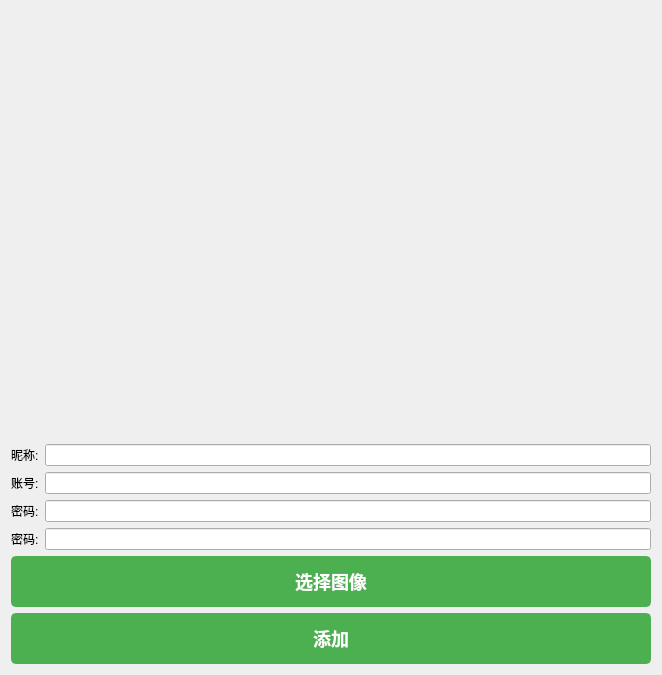
<?xml version="1.0" encoding="UTF-8"?>
<ui version="4.0">
 <class>UserRegWnd</class>
 <widget class="QWidget" name="UserRegWnd">
  <property name="geometry">
   <rect>
    <x>0</x>
    <y>0</y>
    <width>662</width>
    <height>675</height>
   </rect>
  </property>
  <property name="windowTitle">
   <string>注册</string>
  </property>
  <property name="styleSheet">
   <string notr="true">QLabel{
	font: 16pt &quot;宋体&quot;;
}
QLineEdit{
	font: 16pt &quot;宋体&quot;;
}
   QPushButton {
                background-color: #4CAF50; /* 绿色背景 */
                color: white;             /* 白色文字 */
                border: 2px solid #4CAF50; /* 绿色边框 */
                border-radius: 5px;       /* 圆角 */
                padding: 10px;            /* 内边距 */
                font-family: Arial;        /* 字体 */
                font-size: 18px;           /* 字体大小 */
                font-weight: bold;         /* 字体粗细 */
            }
            QPushButton:hover {
                background-color: #45a049; /* 浮动状态下的背景颜色 */
            }
            QPushButton:pressed {
                background-color: #3e8e41; /* 按下状态下的背景颜色 */
            }
</string>
  </property>
  <layout class="QVBoxLayout" name="verticalLayout">
   <item>
    <layout class="QHBoxLayout" name="horizontalLayout">
     <property name="spacing">
      <number>0</number>
     </property>
     <property name="sizeConstraint">
      <enum>QLayout::SetFixedSize</enum>
     </property>
     <item>
      <spacer name="horizontalSpacer">
       <property name="orientation">
        <enum>Qt::Horizontal</enum>
       </property>
       <property name="sizeHint" stdset="0">
        <size>
         <width>40</width>
         <height>20</height>
        </size>
       </property>
      </spacer>
     </item>
     <item>
      <widget class="QLabel" name="label_img">
       <property name="text">
        <string notr="true"/>
       </property>
       <property name="pixmap">
        <pixmap resource="images.qrc">:/images/logo.jpg</pixmap>
       </property>
       <property name="scaledContents">
        <bool>true</bool>
       </property>
       <property name="alignment">
        <set>Qt::AlignCenter</set>
       </property>
      </widget>
     </item>
     <item>
      <spacer name="horizontalSpacer_2">
       <property name="orientation">
        <enum>Qt::Horizontal</enum>
       </property>
       <property name="sizeHint" stdset="0">
        <size>
         <width>40</width>
         <height>20</height>
        </size>
       </property>
      </spacer>
     </item>
    </layout>
   </item>
   <item>
    <layout class="QHBoxLayout" name="horizontalLayout_2">
     <item>
      <widget class="QLabel" name="label_2">
       <property name="sizePolicy">
        <sizepolicy hsizetype="Fixed" vsizetype="Fixed">
         <horstretch>0</horstretch>
         <verstretch>0</verstretch>
        </sizepolicy>
       </property>
       <property name="text">
        <string>昵称:</string>
       </property>
      </widget>
     </item>
     <item>
      <widget class="QLineEdit" name="lineEdit_desc"/>
     </item>
    </layout>
   </item>
   <item>
    <layout class="QHBoxLayout" name="horizontalLayout_3">
     <item>
      <widget class="QLabel" name="label_3">
       <property name="sizePolicy">
        <sizepolicy hsizetype="Fixed" vsizetype="Fixed">
         <horstretch>0</horstretch>
         <verstretch>0</verstretch>
        </sizepolicy>
       </property>
       <property name="text">
        <string>账号:</string>
       </property>
      </widget>
     </item>
     <item>
      <widget class="QLineEdit" name="lineEdit_name"/>
     </item>
    </layout>
   </item>
   <item>
    <layout class="QHBoxLayout" name="horizontalLayout_4">
     <item>
      <widget class="QLabel" name="label_4">
       <property name="sizePolicy">
        <sizepolicy hsizetype="Fixed" vsizetype="Fixed">
         <horstretch>0</horstretch>
         <verstretch>0</verstretch>
        </sizepolicy>
       </property>
       <property name="text">
        <string>密码:</string>
       </property>
      </widget>
     </item>
     <item>
      <widget class="QLineEdit" name="lineEdit_pwd1">
       <property name="echoMode">
        <enum>QLineEdit::Password</enum>
       </property>
      </widget>
     </item>
    </layout>
   </item>
   <item>
    <layout class="QHBoxLayout" name="horizontalLayout_5">
     <item>
      <widget class="QLabel" name="label_5">
       <property name="sizePolicy">
        <sizepolicy hsizetype="Fixed" vsizetype="Fixed">
         <horstretch>0</horstretch>
         <verstretch>0</verstretch>
        </sizepolicy>
       </property>
       <property name="text">
        <string>密码:</string>
       </property>
      </widget>
     </item>
     <item>
      <widget class="QLineEdit" name="lineEdit_pwd2">
       <property name="echoMode">
        <enum>QLineEdit::Password</enum>
       </property>
      </widget>
     </item>
    </layout>
   </item>
   <item>
    <widget class="QPushButton" name="btn_select">
     <property name="text">
      <string>选择图像</string>
     </property>
    </widget>
   </item>
   <item>
    <widget class="QPushButton" name="btn_add">
     <property name="text">
      <string>添加</string>
     </property>
    </widget>
   </item>
  </layout>
 </widget>
 <resources>
  <include location="images.qrc"/>
 </resources>
 <connections/>
</ui>
